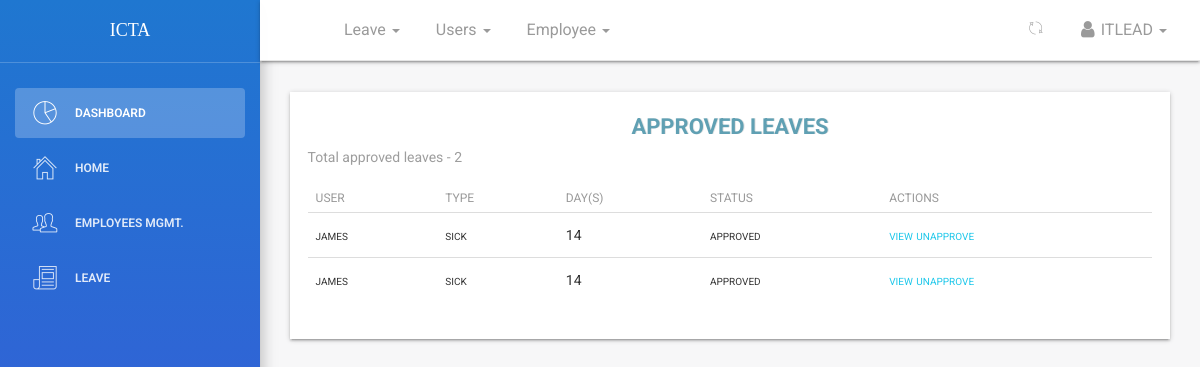
Page /dashboard/leaves/approved/all/ (signed in) on the committed database.
### leave/models.py (models this page shows, shortened)
class Leave(models.Model):
	user = models.ForeignKey(User,on_delete=models.CASCADE,default=1)
	startdate = models.DateField(verbose_name=_('Start Date'),help_text='leave start date is on ..',null=True,blank=False)
	enddate = models.DateField(verbose_name=_('End Date'),help_text='coming back on ...',null=True,blank=False)
	leavetype = models.CharField(choices=LEAVE_TYPE,max_length=25,default=SICK,null=True,blank=False)
	reason = models.CharField(verbose_name=_('Reason for Leave'),max_length=255,help_text='add additional information for leave',null=True,blank=True)
	defaultdays = models.PositiveIntegerField(verbose_name=_('Leave days per year counter'),default=DAYS,null=True,blank=True)
	department=models.ForeignKey('employee.Department',on_delete=models.CASCADE,null=True,blank=True)
	status = models.CharField(max_length=12,default='pending') #pending,approved,rejected,cancelled
	is_approved = models.BooleanField(default=False) #hide
	updated = models.DateTimeField(auto_now=True, auto_now_add=False)
	created = models.DateTimeField(auto_now=False, auto_now_add=True)
	objects = LeaveManager()
	class Meta:
		verbose_name = _('Leave')
		verbose_name_plural = _('Leaves')
		ordering = ['-created'] #recent objects
	@property
	def leave_days(self):
		days_count = ''
		startdate = self.startdate
		enddate = self.enddate
		if startdate > enddate:
			return
		dates = (enddate - startdate)
		return dates.days

### dashboard/views.py (the view)
# urls.py: path('leaves/approved/all/',views.leaves_approved_list,name='approvedleaveslist'),
def leaves_approved_list(request):
	if not (request.user.is_superuser or request.user.is_staff):
		return redirect('/')
	if request.user.is_superuser:
		head_department_ids =Department.objects.values_list('department_head_id',flat = True)
		leaves = Leave.objects.filter(user_id__in = head_department_ids).order_by('-created')
		return render(request,'dashboard/leaves_list.html',{'leave_list':leaves,'title':'leaves list'})
	user_department_id = get_department_id_by_user_id(request.user.id)
	leaves = Leave.objects.filter(department_id=user_department_id,status='approved').order_by('-created') #approved leaves -> calling model manager method
	return render(request,'dashboard/leaves_approved.html',{'leave_list':leaves,'title':'approved leave list'})

### dashboard/views.py (called while the page is built)
def get_department_id_by_user_id(user_id):
    try:
        employee = Employee.objects.get(user_id=user_id)
        department_id = employee.department_id
        return department_id
    except Employee.DoesNotExist:
        return None  # Handle the case where no employee with the given user_id is found

### employee/managers.py (called while the page is built)
    def get_queryset(self):
        return super().get_queryset().filter(is_deleted=False)

### leave/manager.py (called while the page is built)
	def get_queryset(self):
		return super().get_queryset()

### templates/dashboard/leaves_approved.html (shortened to what this page needs)
{% extends '_layout.html' %}
 {% block navheader %}
 	{% include 'includes/navheader_employee_app.html' %}
 {% endblock %}
 {% block content %}
        <section class="content">
            <section class="container-fluid">
            	   <section class="row">
                        <section class="col col-sm-8 offset-sm-2">
                        </section>
                    </section>
                	<div class="table-responsive table-shadow">
                		<div class="text-center table-description">
                			<h4 class="title-h3" style="color: #60a0b3 !important;
    						text-shadow: 1px 0px rgba(0,0,0,0.11)">APPROVED LEAVES</h4>
                		</div>
                		<section class="total-leaves-count">
                			{% if leave_list %}
                			<p>Total approved leaves - <span>{{ leave_list.count }}</span></p>
                			{% endif %}
                		</section>
                		<table class="table">
							  <thead>
							    <tr>
							      <th scope="col">User</th>
							      <th scope="col">Type</th>
							      <th scope="col">Day(s)</th>
							      <th scope="col">Status</th>
							      <th scope="col">Actions</th>
							    </tr>
							  </thead>
							  <tbody>
							  	{% for leave in leave_list %}
							    <tr>
							      <td>{{ leave.user }}</td>
							      <td>{{ leave.leavetype}}</td>
							      <td>{{ leave.leave_days }}</td>
							      <td>{{ leave.status }}</td>
							      <td>
							      	<a href="{% url 'dashboard:userleaveview' leave.id %}">
							      	    <span>view</span>
							      	</a>
							        <a href="{% url 'dashboard:userleaveunapprove' leave.id %}">
							       	<span>unapprove</span>
							        </a>
							      </td>
							    </tr>
							    {% endfor %}
							  </tbody>
						</table>
					</div>
            </section>
        </section>
 {% endblock %}

### templates/includes/navheader_employee_app.html (shortened to what this page needs)
 {% load static %}
 <nav class="navbar navbar-default navbar-fixed shadow">
            <div class="container-fluid">
                <div class="collapse navbar-collapse">
                    <ul class="nav navbar-nav navbar-left">
                        <li>
                            <a href="" class="dropdown-toggle" data-toggle="dropdown">
                            </a>
                        </li>
                        <li class="dropdown">
                              <a href="" class="dropdown-toggle" data-toggle="dropdown">
                                    <p>
                                        Leave
                                        <b class="caret"></b>
                                    </p>
                              </a>
                        </li>
                        {% if request.user.is_superuser or request.user.is_staff %}
                        <li class="dropdown">
                              <a href="" class="dropdown-toggle" data-toggle="dropdown">
                                    <p>
                                        Users
                                        <b class="caret"></b>
                                    </p>
                              </a>
                        </li>
                        {% if request.user.is_superuser or request.user.is_staff %}
                        <li class="dropdown">
                              <a href="" class="dropdown-toggle" data-toggle="dropdown">
                                    <p>
                                        Employee
                                        <b class="caret"></b>
                                    </p>
                              </a>
                        </li>
                        {% endif %}
                        {% endif %}
                    </ul>
                    <ul class="nav navbar-nav navbar-right">
                        <li class="dropdown">
                              <a href="" class="dropdown-toggle refresh-page" data-toggle="dropdown" title="refresh current page">
                                    <i class="pe-7s-refresh-2"></i>
                              </a>
                        </li>
                        <li class="dropdown">
                              <a href="" class="dropdown-toggle" data-toggle="dropdown">
                                    <p>
                                        <i class="fa fa-user"></i> {{ request.user}}
                                        <b class="caret"></b>
                                    </p>
                              </a>
                        </li>
                    </ul>
                </div>
            </div>
        </nav>

### rows in the picture
Leave: user "james", leavetype "sick", leave_days "14", status "approved"
Leave: user "james", leavetype "sick", leave_days "14", status "approved"

### other values in the picture
{{ request.user }} "ITLEAD"
{{ leave_list.count }} "2"
